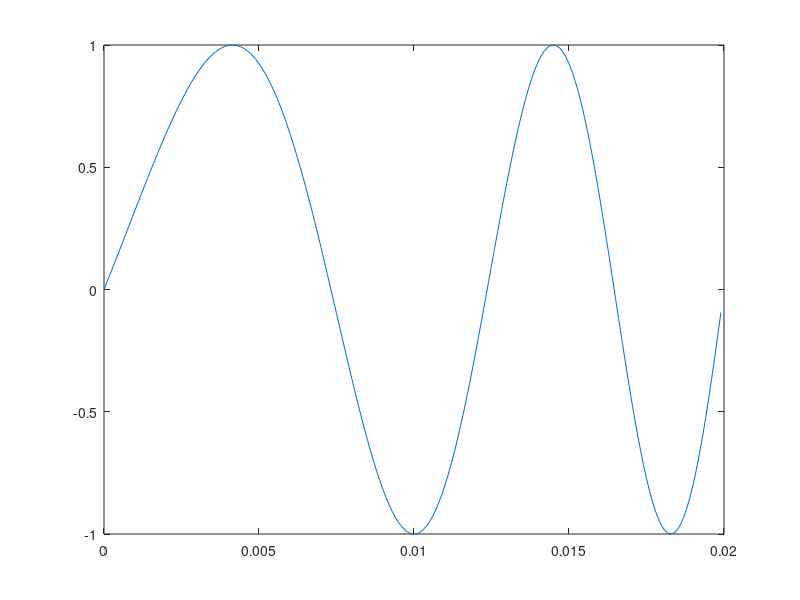

Here is the MATLAB script that generated this plot:
f0 = 50
fp = 10000
k = (2*50*pi)/0.01; 
N= 200;
n=0: N-1;
t=0:1/fp:(N-1)/fp;
x=sin(2*pi*f0*(n/fp)+0.5*k*(n/fp).^2);
plot(t,x)
